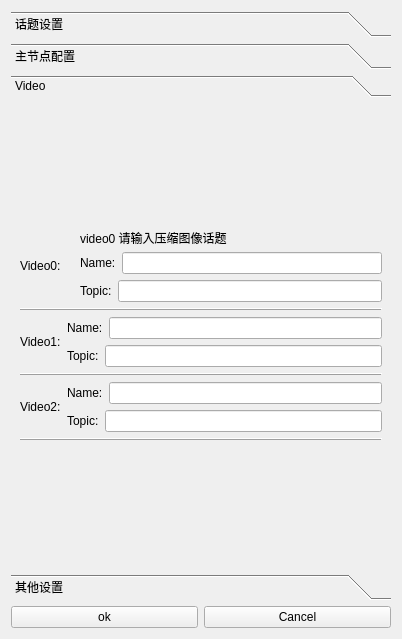
<?xml version="1.0" encoding="UTF-8"?>
<ui version="4.0">
 <class>Settings</class>
 <widget class="QWidget" name="Settings">
  <property name="geometry">
   <rect>
    <x>0</x>
    <y>0</y>
    <width>402</width>
    <height>639</height>
   </rect>
  </property>
  <property name="windowTitle">
   <string>设置</string>
  </property>
  <layout class="QVBoxLayout" name="verticalLayout_2">
   <item>
    <layout class="QVBoxLayout" name="verticalLayout">
     <item>
      <widget class="QToolBox" name="toolBox">
       <property name="currentIndex">
        <number>2</number>
       </property>
       <widget class="QWidget" name="page">
        <property name="geometry">
         <rect>
          <x>0</x>
          <y>0</y>
          <width>378</width>
          <height>416</height>
         </rect>
        </property>
        <attribute name="label">
         <string>话题设置</string>
        </attribute>
        <widget class="QWidget" name="layoutWidget">
         <property name="geometry">
          <rect>
           <x>0</x>
           <y>10</y>
           <width>373</width>
           <height>185</height>
          </rect>
         </property>
         <layout class="QVBoxLayout" name="verticalLayout_5">
          <item>
           <layout class="QHBoxLayout" name="horizontalLayout_18">
            <item>
             <widget class="QLabel" name="label_7">
              <property name="text">
               <string>转向灯亮起的yaw角阈值:</string>
              </property>
             </widget>
            </item>
            <item>
             <widget class="QLineEdit" name="lineEdit_turnLightThre">
              <property name="text">
               <string/>
              </property>
             </widget>
            </item>
           </layout>
          </item>
          <item>
           <layout class="QHBoxLayout" name="horizontalLayout_5">
            <item>
             <widget class="QLabel" name="label_15">
              <property name="text">
               <string>里程计话题：</string>
              </property>
             </widget>
            </item>
            <item>
             <widget class="QLineEdit" name="lineEdit_odm">
              <property name="text">
               <string>raw_odom</string>
              </property>
             </widget>
            </item>
           </layout>
          </item>
          <item>
           <layout class="QHBoxLayout" name="horizontalLayout_6">
            <item>
             <widget class="QLabel" name="label_16">
              <property name="text">
               <string>电池电量话题：</string>
              </property>
             </widget>
            </item>
            <item>
             <widget class="QLineEdit" name="lineEdit_power">
              <property name="text">
               <string>power</string>
              </property>
             </widget>
            </item>
            <item>
             <widget class="QLabel" name="label_22">
              <property name="text">
               <string>std_msg/Float32</string>
              </property>
             </widget>
            </item>
           </layout>
          </item>
          <item>
           <layout class="QHBoxLayout" name="horizontalLayout_11">
            <item>
             <widget class="QLabel" name="label_12">
              <property name="text">
               <string>最低电压：</string>
              </property>
             </widget>
            </item>
            <item>
             <widget class="QLineEdit" name="lineEdit_power_min">
              <property name="text">
               <string>10</string>
              </property>
             </widget>
            </item>
            <item>
             <widget class="QLabel" name="label_20">
              <property name="text">
               <string>V</string>
              </property>
             </widget>
            </item>
            <item>
             <widget class="QLabel" name="label_13">
              <property name="text">
               <string>最高电压：</string>
              </property>
             </widget>
            </item>
            <item>
             <widget class="QLineEdit" name="lineEdit_power_max">
              <property name="text">
               <string>11.8</string>
              </property>
             </widget>
            </item>
            <item>
             <widget class="QLabel" name="label_21">
              <property name="text">
               <string>V</string>
              </property>
             </widget>
            </item>
           </layout>
          </item>
          <item>
           <layout class="QHBoxLayout" name="horizontalLayout_7">
            <item>
             <widget class="QLabel" name="label">
              <property name="text">
               <string>机器人坐标话题：</string>
              </property>
             </widget>
            </item>
            <item>
             <widget class="QLineEdit" name="lineEdit">
              <property name="text">
               <string>amcl_pose</string>
              </property>
             </widget>
            </item>
           </layout>
          </item>
         </layout>
        </widget>
       </widget>
       <widget class="QWidget" name="page_2">
        <property name="geometry">
         <rect>
          <x>0</x>
          <y>0</y>
          <width>378</width>
          <height>416</height>
         </rect>
        </property>
        <attribute name="label">
         <string>主节点配置</string>
        </attribute>
        <layout class="QVBoxLayout" name="verticalLayout_10">
         <item>
          <widget class="QGroupBox" name="groupBox">
           <property name="title">
            <string/>
           </property>
           <layout class="QGridLayout" name="gridLayout">
            <item row="3" column="0" colspan="2">
             <widget class="QLineEdit" name="line_edit_host">
              <property name="text">
               <string>192.168.1.67</string>
              </property>
             </widget>
            </item>
            <item row="7" column="0" colspan="2">
             <widget class="QCheckBox" name="checkbox_remember_settings">
              <property name="layoutDirection">
               <enum>Qt::RightToLeft</enum>
              </property>
              <property name="text">
               <string>打开软件时自动连接master</string>
              </property>
             </widget>
            </item>
            <item row="2" column="0">
             <widget class="QLabel" name="label_4">
              <property name="maximumSize">
               <size>
                <width>100</width>
                <height>32</height>
               </size>
              </property>
              <property name="frameShape">
               <enum>QFrame::StyledPanel</enum>
              </property>
              <property name="frameShadow">
               <enum>QFrame::Raised</enum>
              </property>
              <property name="text">
               <string>本机IP</string>
              </property>
             </widget>
            </item>
            <item row="0" column="0">
             <widget class="QLabel" name="label_5">
              <property name="minimumSize">
               <size>
                <width>100</width>
                <height>32</height>
               </size>
              </property>
              <property name="maximumSize">
               <size>
                <width>100</width>
                <height>32</height>
               </size>
              </property>
              <property name="frameShape">
               <enum>QFrame::StyledPanel</enum>
              </property>
              <property name="frameShadow">
               <enum>QFrame::Raised</enum>
              </property>
              <property name="text">
               <string>主节点地址</string>
              </property>
             </widget>
            </item>
            <item row="1" column="0" colspan="2">
             <widget class="QLineEdit" name="line_edit_master">
              <property name="text">
               <string>http://192.168.1.2:11311/</string>
              </property>
             </widget>
            </item>
            <item row="6" column="0" colspan="2">
             <widget class="QCheckBox" name="checkbox_use_environment">
              <property name="layoutDirection">
               <enum>Qt::RightToLeft</enum>
              </property>
              <property name="text">
               <string>使用环境变量</string>
              </property>
             </widget>
            </item>
            <item row="4" column="0">
             <widget class="QLabel" name="label_6">
              <property name="maximumSize">
               <size>
                <width>100</width>
                <height>32</height>
               </size>
              </property>
              <property name="frameShape">
               <enum>QFrame::StyledPanel</enum>
              </property>
              <property name="frameShadow">
               <enum>QFrame::Raised</enum>
              </property>
              <property name="text">
               <string>Ros Hostname</string>
              </property>
             </widget>
            </item>
            <item row="5" column="0" colspan="2">
             <widget class="QLineEdit" name="line_edit_topic">
              <property name="enabled">
               <bool>false</bool>
              </property>
              <property name="text">
               <string>unused</string>
              </property>
             </widget>
            </item>
           </layout>
          </widget>
         </item>
        </layout>
       </widget>
       <widget class="QWidget" name="page_3">
        <property name="geometry">
         <rect>
          <x>0</x>
          <y>0</y>
          <width>378</width>
          <height>416</height>
         </rect>
        </property>
        <attribute name="label">
         <string>Video</string>
        </attribute>
        <layout class="QVBoxLayout" name="verticalLayout_9">
         <item>
          <layout class="QVBoxLayout" name="verticalLayout_8">
           <item>
            <layout class="QHBoxLayout" name="horizontalLayout_4">
             <item>
              <widget class="QLabel" name="label_23">
               <property name="maximumSize">
                <size>
                 <width>61</width>
                 <height>17</height>
                </size>
               </property>
               <property name="text">
                <string>Video0:</string>
               </property>
              </widget>
             </item>
             <item>
              <widget class="QLabel" name="label_2">
               <property name="text">
                <string/>
               </property>
              </widget>
             </item>
             <item>
              <layout class="QVBoxLayout" name="verticalLayout_3">
               <item>
                <widget class="QLabel" name="label_3">
                 <property name="maximumSize">
                  <size>
                   <width>16777215</width>
                   <height>17</height>
                  </size>
                 </property>
                 <property name="text">
                  <string>video0 请输入压缩图像话题</string>
                 </property>
                </widget>
               </item>
               <item>
                <layout class="QHBoxLayout" name="horizontalLayout_2">
                 <item>
                  <widget class="QLabel" name="label_24">
                   <property name="maximumSize">
                    <size>
                     <width>61</width>
                     <height>17</height>
                    </size>
                   </property>
                   <property name="text">
                    <string>Name:</string>
                   </property>
                  </widget>
                 </item>
                 <item>
                  <widget class="QLineEdit" name="video0_name_set">
                   <property name="text">
                    <string/>
                   </property>
                  </widget>
                 </item>
                </layout>
               </item>
               <item>
                <layout class="QHBoxLayout" name="horizontalLayout_3">
                 <item>
                  <widget class="QLabel" name="label_25">
                   <property name="maximumSize">
                    <size>
                     <width>61</width>
                     <height>17</height>
                    </size>
                   </property>
                   <property name="text">
                    <string>Topic:</string>
                   </property>
                  </widget>
                 </item>
                 <item>
                  <widget class="QLineEdit" name="video0_topic_set">
                   <property name="text">
                    <string/>
                   </property>
                  </widget>
                 </item>
                </layout>
               </item>
              </layout>
             </item>
            </layout>
           </item>
           <item>
            <widget class="QFrame" name="frame">
             <property name="minimumSize">
              <size>
               <width>30</width>
               <height>0</height>
              </size>
             </property>
             <property name="frameShape">
              <enum>QFrame::HLine</enum>
             </property>
             <property name="frameShadow">
              <enum>QFrame::Raised</enum>
             </property>
            </widget>
           </item>
           <item>
            <layout class="QHBoxLayout" name="horizontalLayout_8">
             <property name="sizeConstraint">
              <enum>QLayout::SetDefaultConstraint</enum>
             </property>
             <item>
              <widget class="QLabel" name="label_26">
               <property name="maximumSize">
                <size>
                 <width>61</width>
                 <height>17</height>
                </size>
               </property>
               <property name="text">
                <string>Video1:</string>
               </property>
              </widget>
             </item>
             <item>
              <layout class="QVBoxLayout" name="verticalLayout_7">
               <item>
                <layout class="QHBoxLayout" name="horizontalLayout_9">
                 <item>
                  <widget class="QLabel" name="label_27">
                   <property name="maximumSize">
                    <size>
                     <width>61</width>
                     <height>17</height>
                    </size>
                   </property>
                   <property name="text">
                    <string>Name:</string>
                   </property>
                  </widget>
                 </item>
                 <item>
                  <widget class="QLineEdit" name="video0_name_set_2">
                   <property name="text">
                    <string/>
                   </property>
                  </widget>
                 </item>
                </layout>
               </item>
               <item>
                <layout class="QHBoxLayout" name="horizontalLayout_10">
                 <item>
                  <widget class="QLabel" name="label_28">
                   <property name="maximumSize">
                    <size>
                     <width>61</width>
                     <height>17</height>
                    </size>
                   </property>
                   <property name="text">
                    <string>Topic:</string>
                   </property>
                  </widget>
                 </item>
                 <item>
                  <widget class="QLineEdit" name="video0_topic_set_2">
                   <property name="text">
                    <string/>
                   </property>
                  </widget>
                 </item>
                </layout>
               </item>
              </layout>
             </item>
            </layout>
           </item>
           <item>
            <widget class="QFrame" name="frame_2">
             <property name="frameShape">
              <enum>QFrame::HLine</enum>
             </property>
             <property name="frameShadow">
              <enum>QFrame::Raised</enum>
             </property>
            </widget>
           </item>
           <item>
            <layout class="QHBoxLayout" name="horizontalLayout_12">
             <item>
              <widget class="QLabel" name="label_29">
               <property name="maximumSize">
                <size>
                 <width>61</width>
                 <height>17</height>
                </size>
               </property>
               <property name="text">
                <string>Video2:</string>
               </property>
              </widget>
             </item>
             <item>
              <layout class="QVBoxLayout" name="verticalLayout_6">
               <item>
                <layout class="QHBoxLayout" name="horizontalLayout_13">
                 <item>
                  <widget class="QLabel" name="label_30">
                   <property name="maximumSize">
                    <size>
                     <width>61</width>
                     <height>17</height>
                    </size>
                   </property>
                   <property name="text">
                    <string>Name:</string>
                   </property>
                  </widget>
                 </item>
                 <item>
                  <widget class="QLineEdit" name="video0_name_set_3"/>
                 </item>
                </layout>
               </item>
               <item>
                <layout class="QHBoxLayout" name="horizontalLayout_14">
                 <item>
                  <widget class="QLabel" name="label_31">
                   <property name="maximumSize">
                    <size>
                     <width>61</width>
                     <height>17</height>
                    </size>
                   </property>
                   <property name="text">
                    <string>Topic:</string>
                   </property>
                  </widget>
                 </item>
                 <item>
                  <widget class="QLineEdit" name="video0_topic_set_3">
                   <property name="text">
                    <string/>
                   </property>
                  </widget>
                 </item>
                </layout>
               </item>
              </layout>
             </item>
            </layout>
           </item>
           <item>
            <widget class="QFrame" name="frame_3">
             <property name="frameShape">
              <enum>QFrame::HLine</enum>
             </property>
             <property name="frameShadow">
              <enum>QFrame::Raised</enum>
             </property>
            </widget>
           </item>
          </layout>
         </item>
        </layout>
       </widget>
       <widget class="QWidget" name="page_4">
        <property name="geometry">
         <rect>
          <x>0</x>
          <y>0</y>
          <width>378</width>
          <height>416</height>
         </rect>
        </property>
        <attribute name="label">
         <string>其他设置</string>
        </attribute>
       </widget>
      </widget>
     </item>
     <item>
      <layout class="QHBoxLayout" name="horizontalLayout">
       <item>
        <widget class="QPushButton" name="pushButton">
         <property name="text">
          <string>ok</string>
         </property>
         <property name="icon">
          <iconset resource="../resources/images.qrc">
           <normaloff>:/images/ok.png</normaloff>:/images/ok.png</iconset>
         </property>
        </widget>
       </item>
       <item>
        <widget class="QPushButton" name="pushButton_2">
         <property name="text">
          <string>Cancel</string>
         </property>
         <property name="icon">
          <iconset resource="../resources/images.qrc">
           <normaloff>:/images/false.png</normaloff>:/images/false.png</iconset>
         </property>
        </widget>
       </item>
      </layout>
     </item>
    </layout>
   </item>
  </layout>
 </widget>
 <resources>
  <include location="../resources/images.qrc"/>
 </resources>
 <connections/>
</ui>
